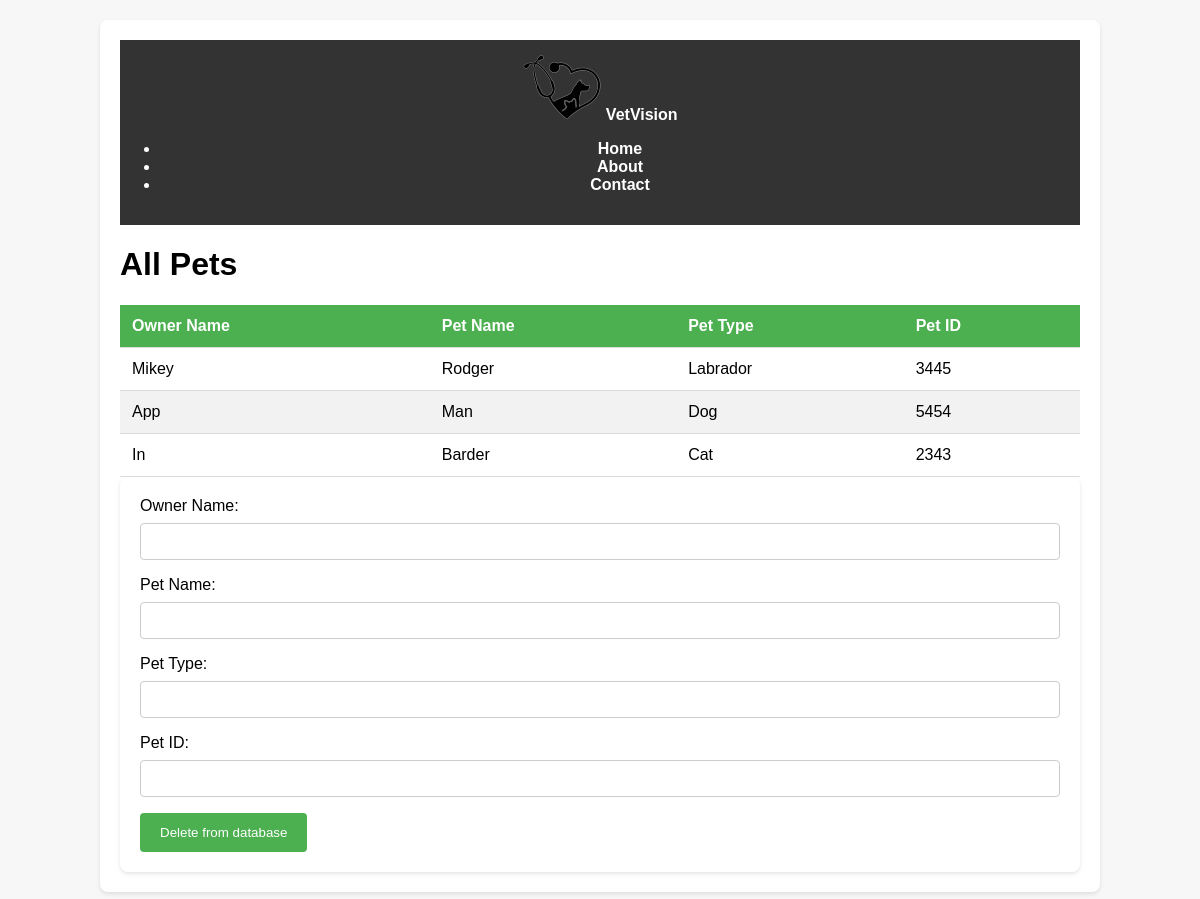
Before: /all_pets (signed in) with the older database file.
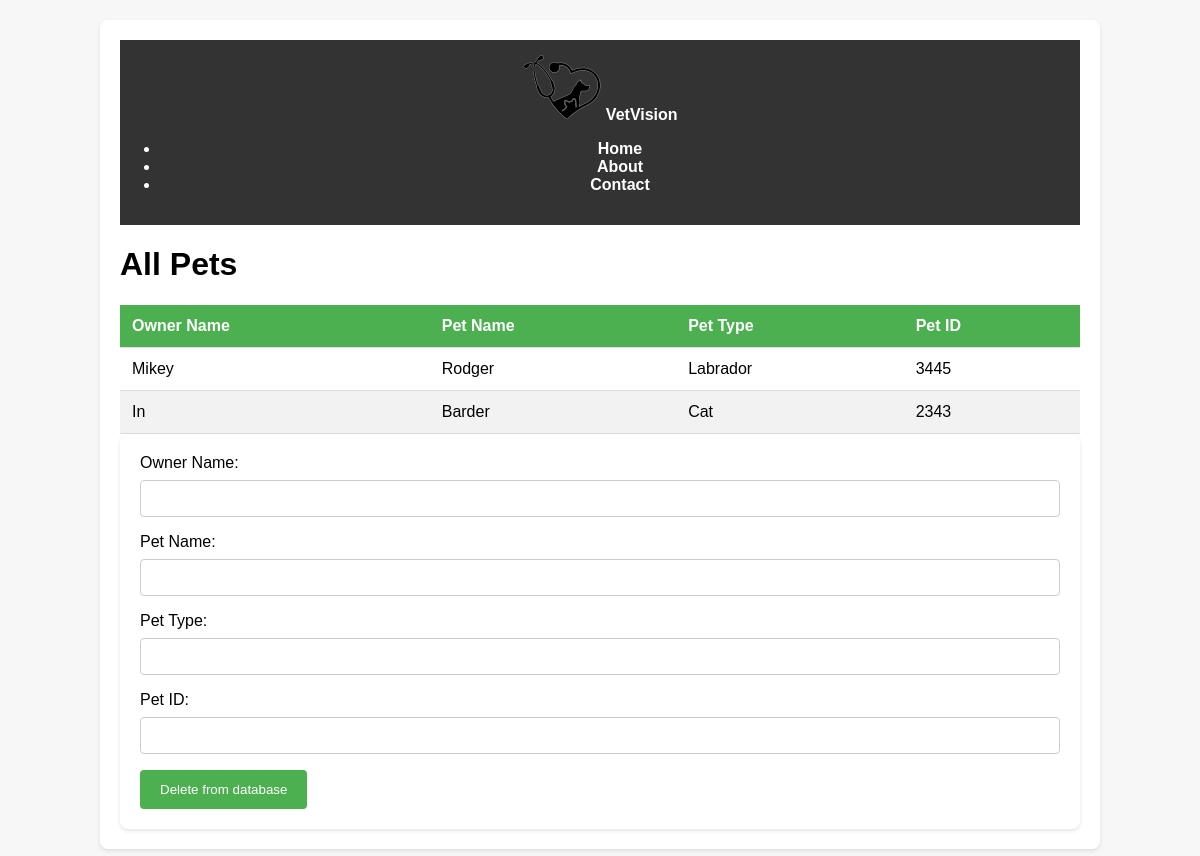
After: the same page with the newer database file.
### tables this page shows
CREATE TABLE "pets" (
  owner_name TEXT,
  pet_name TEXT,
  pet_type TEXT,
  pet_id INTEGER
);

### app.py (the view, shortened to what this page needs)
@app.route('/all_pets', methods=['GET', 'POST'])
def all_pets():
    if 'logged_in' not in session:
        return redirect(url_for('login'))
    db = get_pet_db()
    cursor = db.cursor()
    if request.method == 'GET':
        cursor.execute("SELECT * FROM pets")
        pets = cursor.fetchall()
        return render_template("all_pets.html", pets=pets)

### app.py (called while the page is built)
def get_pet_db():
    if 'db' not in g:
        g.db = sql.connect(db_pets)
    return g.db

@app.teardown_appcontext
def close_connection(exception):
    db = g.pop('db', None)
    if db is not None:
        db.close()

### templates/all_pets.html (shortened to what this page needs)
<!DOCTYPE html>
<html>
<head>
  <link rel="stylesheet" href="{{ url_for('static', filename='all_pets.css') }}">
</head>
<body>
  <div class="container">
    <header class="header">
      <img src="../static/logo.png" alt="">
      <a class="logo" href="/">VetVision</a>
      <ul class="menu">
        <li><a href="/" class="link link-theme link-arrow">Home</a></li>
        <li><a href="#" class="link link-theme link-arrow">About</a></li>
        <li><a href="#" class="link link-theme link-arrow">Contact</a></li>
      </ul>
    </header>
    <h1>All Pets</h1>
    <div class="table-container">
      <table class="table">
        <thead>
          <tr>
            <th>Owner Name</th>
            <th>Pet Name</th>
            <th>Pet Type</th>
            <th>Pet ID</th>
          </tr>
        </thead>
        <tbody>
          {% for pet in pets %}
            <tr>
              <td>{{ pet[0] }}</td>
              <td>{{ pet[1] }}</td>
              <td>{{ pet[2] }}</td>
              <td>{{ pet[3] }}</td>
            </tr>
          {% endfor %}
        </tbody>
      </table>
    </div>
    <div class="form-container">
      <form method="POST">
        <label for="owner_name_delete">Owner Name:</label>
        <input type="text" id="owner_name" name="owner_name_delete" required>
        <br>
        <label for="pet_name">Pet Name:</label>
        <input type="text" id="pet_name" name="pet_name_delete" required>
        <br>
        <label for="pet_type">Pet Type:</label>
        <input type="text" id="pet_type" name="pet_type_delete" required>
        <br>
        <label for="pet_id">Pet ID:</label>
        <input type="text" id="pet_id" name="pet_id" required>
        <br>
        <button type="submit">Delete from database</button>
      </form>
    </div>
  </div>
</body>
</html>

### static/all_pets.css (style rules this page uses)
body { font-family: 'Arial', sans-serif; margin: 0; padding: 0; background-color: #f7f7f7; }
.container { max-width: 960px; margin: 20px auto; padding: 20px; background-color: #fff; border-radius: 8px; box-shadow: 0 2px 4px rgba(0, 0, 0, 0.1); }
.header { background-color: #333; color: #fff; padding: 15px 0; text-align: center; }
.header a { color: #fff; text-decoration: none; font-weight: bold; }
.table { width: 100%; border-collapse: collapse; }
.table th, .table td { padding: 12px; text-align: left; border-bottom: 1px solid #ddd; }
.table th { background-color: #4CAF50; color: white; }
.table tbody tr:nth-child(even) { background-color: #f2f2f2; }
.form-container { background-color: #fff; border-radius: 8px; overflow: hidden; box-shadow: 0 2px 4px rgba(0, 0, 0, 0.1); padding: 20px; }
.form-container label { display: block; margin-bottom: 8px; }
.form-container input[type="text"] { width: calc(100% - 22px); padding: 10px; margin-bottom: 16px; border: 1px solid #ccc; border-radius: 4px; }
.form-container button { background-color: #4CAF50; color: white; padding: 12px 20px; border: none; border-radius: 4px; cursor: pointer; transition: background-color 0.3s ease; }

Changed rows visible on the page:
removed pets: owner_name "App", pet_name "Man", pet_type "Dog", pet "5454"
